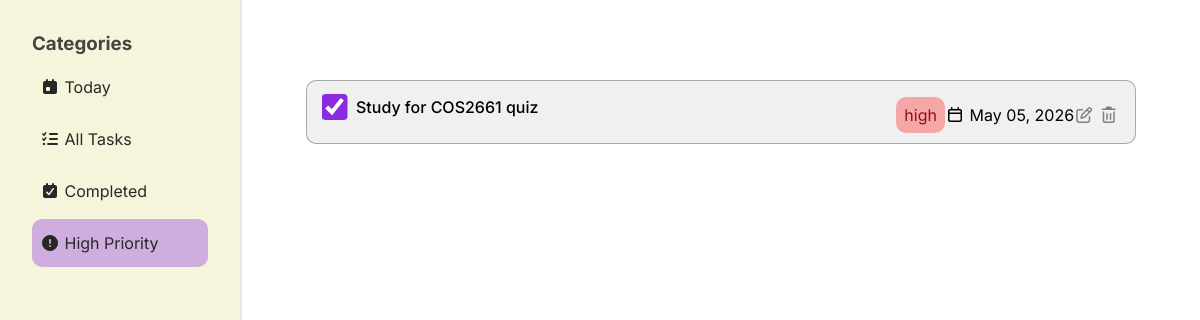
The page /high-priority-tasks (signed in) on the database as committed earlier.
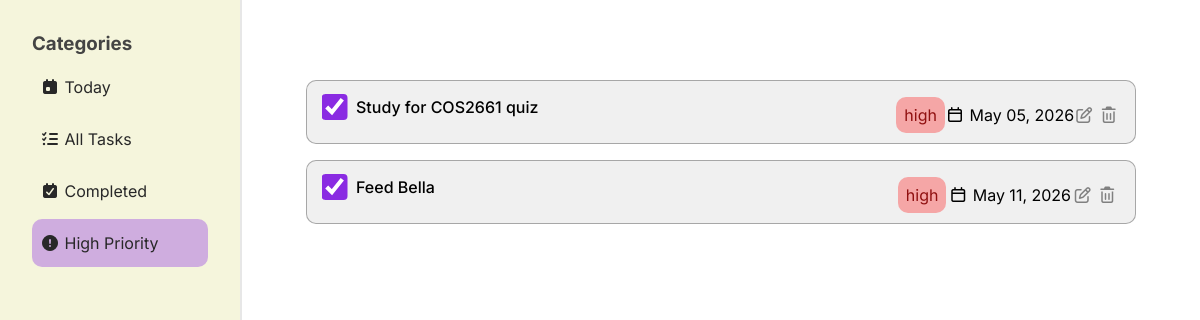
The same page on the database as committed later.
### website/models.py (models this page shows)
class Task(db.Model):
    task_name = db.Column(db.String(1000))
    complete = db.Column(db.Boolean, default=False)
    due = db.Column(db.Date, default=func.now())
    priority = db.Column(db.String(150))
    id = db.Column(db.Integer, primary_key=True)
    user_id = db.Column(db.Integer, db.ForeignKey('user.id'))

### website/views.py (the view)
@views.route("/high-priority-tasks")
@login_required
def high_priority_tasks():
    return render_template("high-priority.html", user=current_user)

### website/__init__.py (called while the page is built)
def create_app():
    app = Flask(__name__)
    app.config['SECRET_KEY'] = 'djfspfaskddshfosjcks'
    app.config['SQLALCHEMY_DATABASE_URI'] = f'sqlite:///{DB_NAME}'
    db.init_app(app)
    from .auth import auth
    from .views import views
    app.register_blueprint(auth, url_prefix="/auth")
    app.register_blueprint(views, url_prefix="/")
    create_database(app)
    from .models import User
    login_manager = LoginManager()
    login_manager.login_view = 'auth.login'
    login_manager.init_app(app)
    @login_manager.user_loader
    def load_user(id):
        return User.query.get(int(id))
    return app

### website/templates/high-priority.html
{% extends "home.html" %} {% block tab1 %} {% endblock %} {% block tab2 %} {%
endblock %} {% block tab3 %} {% endblock %} {% block tab4 %}selected{% endblock
%} {% block dashboard %}
<form class="tasks-container">
  {% if user.tasks %} {% for task in user.tasks %} {% if task.priority == "high"
  %}
  <div
    class="task"
    id="{{ task.id }}-task"
    data-due="{{ task.due.isoformat() }}"
    data-complete="{{ task.complete }}"
  >
    <div>
      <input
        type="checkbox"
        {%
        if
        task.complete
        %}
        checked
        {%
        endif
        %}
        id=""
        onChange="updateTask({{ task.id }})"
      />
      <div class="task-name">
        <p>{{task.task_name}}</p>
      </div>
    </div>
    <div class="task-details">
      <div class="task-priority {{task.priority}}">{{task.priority}}</div>
      <div class="task-date">
        <i class="fa-regular fa-calendar"></i>
        {{task.due.strftime("%b %d, %Y")}}
      </div>
      <div class="edit-delete-buttons">
        <button type="button" onClick="editTask({{ task.id }})">
          <i class="fa-regular fa-pen-to-square"></i>
        </button>
        <button type="button" onClick="deleteTask({{ task.id }})">
          <i class="fa-regular fa-trash-can"></i>
        </button>
      </div>
    </div>
  </div>
  {% endif %} {% endfor %} {% endif %}
</form>
{% endblock %}

Rows that differ between the two databases and show on the page:
added Task: complete "☑", task_name "Feed Bella", priority "high", due "May 11, 2026"
